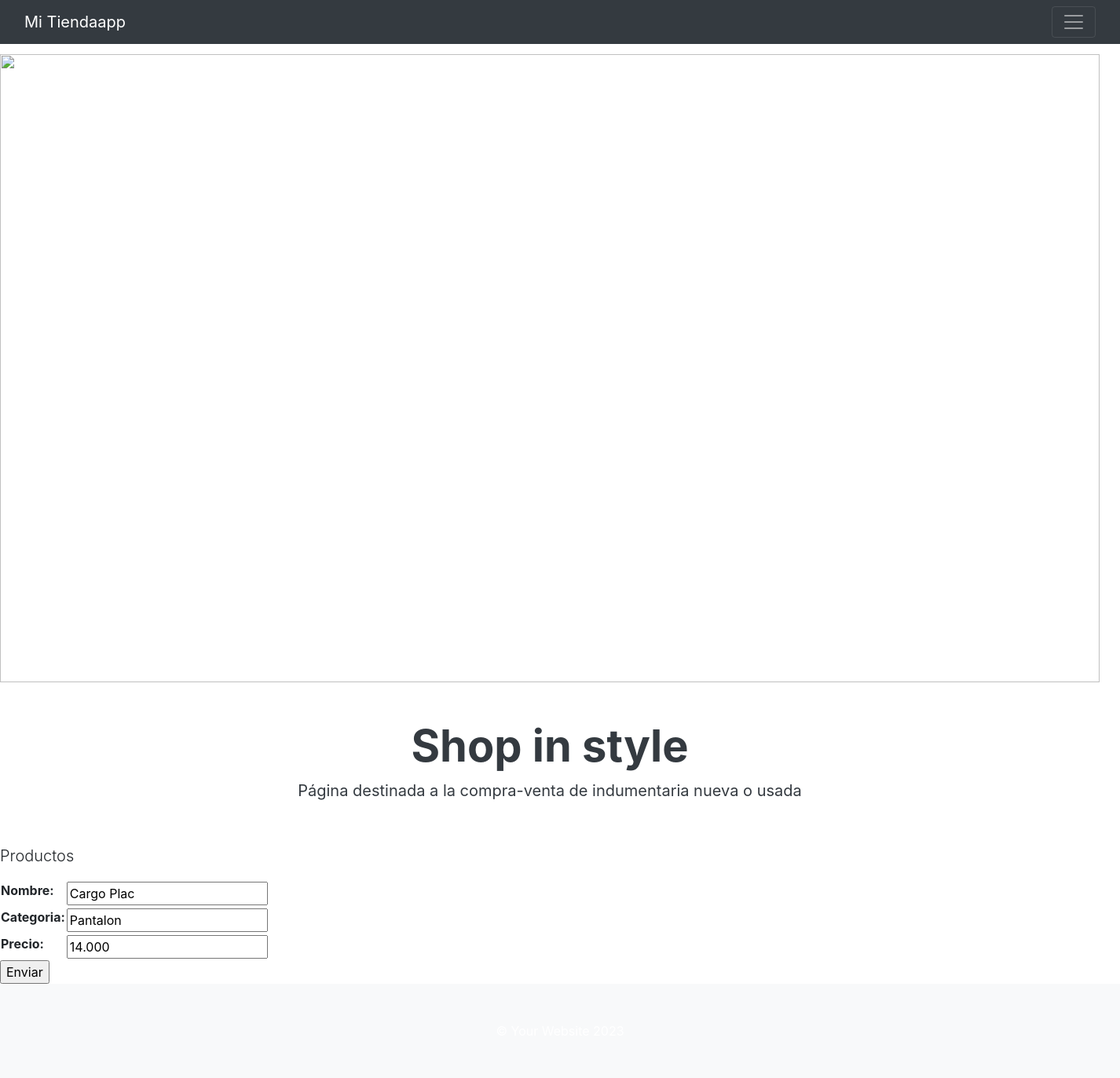
The page /update_producto/21/ (signed in) on the database its author committed.
### tiendaapp/models.py (models this page shows, shortened)
class Productos(models.Model):
    nombre = models.CharField(max_length=100)
    categoria = models.CharField(max_length=100)
    precio = models.DecimalField(max_digits=10,decimal_places=3)
    class Meta:
        verbose_name = "Producto"
        verbose_name_plural = "Productos"
        ordering = ['nombre']

### tiendaapp/views.py (the view)
# urls.py: path('update_producto/<int:pk>/', ProductoUpdate.as_view(), name='update_producto'),
class ProductoUpdate(LoginRequiredMixin, UpdateView):
    model = Productos
    fields = ['nombre', 'categoria', 'precio']
    success_url =  reverse_lazy('productos')

### tiendaapp/templates/tiendaapp/productos_form.html (shortened to what this page needs)
{% extends 'tiendaapp/base.html' %}
{% load static %}
{% block contenido %}
<p class="lead"> Productos </p>
    <form action="" method="post">
        <table>
            {{ form.as_table }}
        </table>
        <input type="submit" value="Enviar">
    </form>
{% endblock contenido %}

### rows shown on the page
Productos: nombre "Cargo Plac", categoria "Pantalon", precio "14.000"
